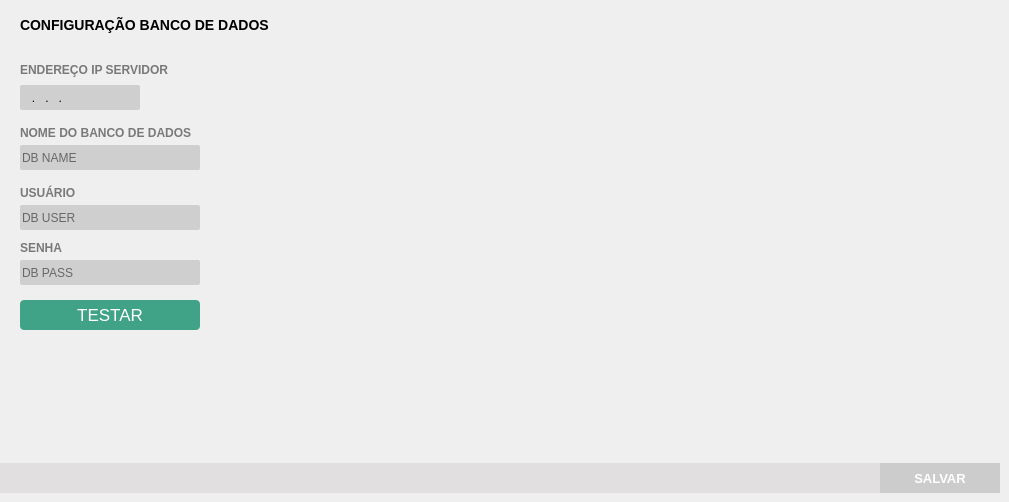
    <widget class="QWidget" name="tab_database">
     <attribute name="icon">
      <iconset>
       <normaloff>../Images/icon/sql.png</normaloff>../Images/icon/sql.png</iconset>
     </attribute>
     <attribute name="title">
      <string>Banco de dados</string>
     </attribute>
     <widget class="QFrame" name="fr_BotoesDataBase">
      <property name="geometry">
       <rect>
        <x>0</x>
        <y>463</y>
        <width>1000</width>
        <height>30</height>
       </rect>
      </property>
      <property name="styleSheet">
       <string notr="true">background:#E1DFE0;
border: none;</string>
      </property>
      <widget class="QPushButton" name="bt_SalvarConfigDB">
       <property name="enabled">
        <bool>false</bool>
       </property>
       <property name="geometry">
        <rect>
         <x>880</x>
         <y>0</y>
         <width>120</width>
         <height>30</height>
        </rect>
       </property>
       <property name="font">
        <font>
         <family>Tahoma</family>
         <pointsize>10</pointsize>
         <weight>75</weight>
         <bold>true</bold>
        </font>
       </property>
       <property name="cursor">
        <cursorShape>PointingHandCursor</cursorShape>
       </property>
       <property name="focusPolicy">
        <enum>Qt::NoFocus</enum>
       </property>
       <property name="contextMenuPolicy">
        <enum>Qt::ActionsContextMenu</enum>
       </property>
       <property name="styleSheet">
        <string notr="true">QPushButton {
background-color: #7AB32E;
color: #FFF
 }
QPushButton:hover{
background-color: #40a286
}
QPushButton:disabled {
background-color: #CCC;

}</string>
       </property>
       <property name="text">
        <string>SALVAR</string>
       </property>
       <property name="iconSize">
        <size>
         <width>75</width>
         <height>35</height>
        </size>
       </property>
      </widget>
     </widget>
     <widget class="QLabel" name="lb_FormFornecedor_2">
      <property name="geometry">
       <rect>
        <x>20</x>
        <y>10</y>
        <width>950</width>
        <height>30</height>
       </rect>
      </property>
      <property name="styleSheet">
       <string notr="true">QLabel{
font-size: 14px;
font-family: &quot;Arial&quot;;
font-weight: bold;

border-bottom: 2px solid #A2A2A2
}</string>
      </property>
      <property name="text">
       <string>CONFIGURAÇÃO BANCO DE DADOS</string>
      </property>
     </widget>
     <widget class="QLineEdit" name="tx_IpServer">
      <property name="geometry">
       <rect>
        <x>20</x>
        <y>85</y>
        <width>120</width>
        <height>25</height>
       </rect>
      </property>
      <property name="focusPolicy">
       <enum>Qt::WheelFocus</enum>
      </property>
      <property name="styleSheet">
       <string notr="true">QLineEdit{
background: #CFCFCF;
border-radius: 2px;
color: #000;
font: 13px &quot;Arial&quot; ;
}
QLineEdit:Focus {
border: 1px solid red;
}</string>
      </property>
      <property name="inputMask">
       <string>000.000.000.000</string>
      </property>
      <property name="text">
       <string>...</string>
      </property>
      <property name="alignment">
       <set>Qt::AlignLeading|Qt::AlignLeft|Qt::AlignVCenter</set>
      </property>
      <property name="placeholderText">
       <string>127.0.0.1</string>
      </property>
     </widget>
     <widget class="QLabel" name="lb_FormFornecedor_24">
      <property name="geometry">
       <rect>
        <x>20</x>
        <y>60</y>
        <width>180</width>
        <height>20</height>
       </rect>
      </property>
      <property name="styleSheet">
       <string notr="true">QLabel{
font-size: 12px;
font-family: &quot;Arial Unicode MS&quot;;
font-weight: bold;
color: #797979
}</string>
      </property>
      <property name="text">
       <string>ENDEREÇO IP SERVIDOR</string>
      </property>
     </widget>
     <widget class="QLabel" name="lb_FormFornecedor_32">
      <property name="geometry">
       <rect>
        <x>20</x>
        <y>120</y>
        <width>180</width>
        <height>25</height>
       </rect>
      </property>
      <property name="styleSheet">
       <string notr="true">QLabel{
font-size: 12px;
font-family: &quot;Arial Unicode MS&quot;;
font-weight: bold;
color: #797979
}</string>
      </property>
      <property name="text">
       <string>NOME DO BANCO DE DADOS</string>
      </property>
     </widget>
     <widget class="QLineEdit" name="tx_DbName">
      <property name="geometry">
       <rect>
        <x>20</x>
        <y>145</y>
        <width>180</width>
        <height>25</height>
       </rect>
      </property>
      <property name="focusPolicy">
       <enum>Qt::WheelFocus</enum>
      </property>
      <property name="styleSheet">
       <string notr="true">QLineEdit{
background: #CFCFCF;
border-radius: 2px;
color: #000;
font: 13px &quot;Arial&quot; ;
}
QLineEdit:Focus {
border: 1px solid red;
}</string>
      </property>
      <property name="inputMask">
       <string/>
      </property>
      <property name="text">
       <string/>
      </property>
      <property name="alignment">
       <set>Qt::AlignLeading|Qt::AlignLeft|Qt::AlignVCenter</set>
      </property>
      <property name="placeholderText">
       <string>DB NAME</string>
      </property>
     </widget>
     <widget class="QLabel" name="lb_FormFornecedor_33">
      <property name="geometry">
       <rect>
        <x>20</x>
        <y>180</y>
        <width>180</width>
        <height>25</height>
       </rect>
      </property>
      <property name="styleSheet">
       <string notr="true">QLabel{
font-size: 12px;
font-family: &quot;Arial Unicode MS&quot;;
font-weight: bold;
color: #797979
}</string>
      </property>
      <property name="text">
       <string>USUÁRIO</string>
      </property>
     </widget>
     <widget class="QLineEdit" name="tx_DbUser">
      <property name="geometry">
       <rect>
        <x>20</x>
        <y>205</y>
        <width>180</width>
        <height>25</height>
       </rect>
      </property>
      <property name="focusPolicy">
       <enum>Qt::WheelFocus</enum>
      </property>
      <property name="styleSheet">
       <string notr="true">QLineEdit{
background: #CFCFCF;
border-radius: 2px;
color: #000;
font: 13px &quot;Arial&quot; ;
}
QLineEdit:Focus {
border: 1px solid red;
}</string>
      </property>
      <property name="inputMask">
       <string/>
      </property>
      <property name="text">
       <string/>
      </property>
      <property name="alignment">
       <set>Qt::AlignLeading|Qt::AlignLeft|Qt::AlignVCenter</set>
      </property>
      <property name="placeholderText">
       <string>DB USER</string>
      </property>
     </widget>
     <widget class="QLineEdit" name="tx_DbPass">
      <property name="geometry">
       <rect>
        <x>20</x>
        <y>260</y>
        <width>180</width>
        <height>25</height>
       </rect>
      </property>
      <property name="focusPolicy">
       <enum>Qt::WheelFocus</enum>
      </property>
      <property name="styleSheet">
       <string notr="true">QLineEdit{
background: #CFCFCF;
border-radius: 2px;
color: #000;
font: 13px &quot;Arial&quot; ;
}
QLineEdit:Focus {
border: 1px solid red;
}</string>
      </property>
      <property name="inputMask">
       <string/>
      </property>
      <property name="text">
       <string/>
      </property>
      <property name="echoMode">
       <enum>QLineEdit::Password</enum>
      </property>
      <property name="alignment">
       <set>Qt::AlignLeading|Qt::AlignLeft|Qt::AlignVCenter</set>
      </property>
      <property name="placeholderText">
       <string>DB PASS</string>
      </property>
     </widget>
     <widget class="QLabel" name="lb_FormFornecedor_34">
      <property name="geometry">
       <rect>
        <x>20</x>
        <y>235</y>
        <width>180</width>
        <height>25</height>
       </rect>
      </property>
      <property name="styleSheet">
       <string notr="true">QLabel{
font-size: 12px;
font-family: &quot;Arial Unicode MS&quot;;
font-weight: bold;
color: #797979
}</string>
      </property>
      <property name="text">
       <string>SENHA </string>
      </property>
     </widget>
     <widget class="QPushButton" name="bt_TestarConexao">
      <property name="geometry">
       <rect>
        <x>20</x>
        <y>300</y>
        <width>180</width>
        <height>30</height>
       </rect>
      </property>
      <property name="font">
       <font>
        <family>Segoe UI</family>
        <pointsize>13</pointsize>
        <weight>50</weight>
        <bold>false</bold>
       </font>
      </property>
      <property name="cursor">
       <cursorShape>PointingHandCursor</cursorShape>
      </property>
      <property name="focusPolicy">
       <enum>Qt::NoFocus</enum>
      </property>
      <property name="contextMenuPolicy">
       <enum>Qt::ActionsContextMenu</enum>
      </property>
      <property name="styleSheet">
       <string notr="true">QPushButton{
background: #40A286 ;
border: none;
color: #FFF;
border-radius: 4px
}
QPushButton:hover {
background: #7AB32E
}
QPushButton:disabled {
background: #7AB32E
}</string>
      </property>
      <property name="text">
       <string>TESTAR</string>
      </property>
      <property name="iconSize">
       <size>
        <width>75</width>
        <height>35</height>
       </size>
      </property>
     </widget>
     <widget class="QLabel" name="lb_StatusTesteDb">
      <property name="geometry">
       <rect>
        <x>210</x>
        <y>300</y>
        <width>30</width>
        <height>30</height>
       </rect>
      </property>
      <property name="styleSheet">
       <string notr="true">QLabel{
font-size: 12px;
font-family: &quot;Arial Unicode MS&quot;;
font-weight: bold;
color: #797979
}</string>
      </property>
      <property name="text">
       <string/>
      </property>
     </widget>
    </widget>
